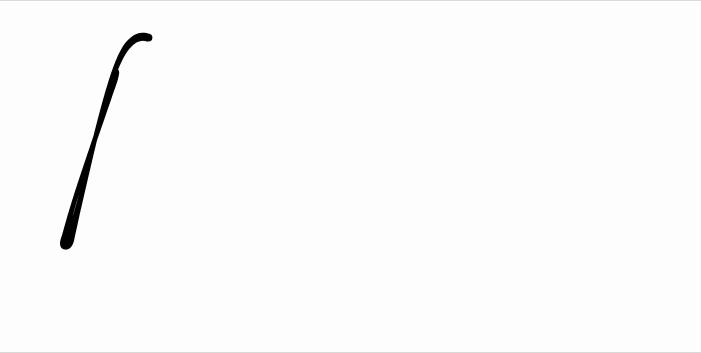
#> input picture frame 22 of C++/Params/DYROS_letter.mp4, 1402 x 706 px (shown at 1/2 size)
$ python track_from_letter.py
#> lines starting #> are read from the running program, lines starting #| are printed output that depends on the picture; after the words box and inside, x2 and y2 are one past the last pixel; in counts of white or black regions, pixels touching at a corner belong together
#> further down, prev_frame is the input picture: shape (706, 1402, 3); mean B, G, R 250.8, 250.8, 250.8
import cv2
import numpy as np
import matplotlib.pyplot as plt
from scipy.spatial.transform import Rotation as R

# Function to detect the moving point between frames
def get_moving_point(prev_frame, curr_frame):
    # Convert frames to grayscale
    prev_gray = cv2.cvtColor(prev_frame, cv2.COLOR_BGR2GRAY)
    curr_gray = cv2.cvtColor(curr_frame, cv2.COLOR_BGR2GRAY)

    # Compute the absolute difference between the current frame and the previous frame
    diff = cv2.absdiff(prev_gray, curr_gray)
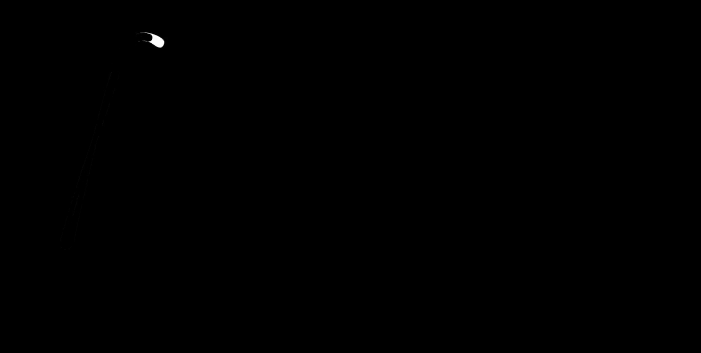
#> diff: shape (706, 1402) (shown at 1/2 size); min 0, max 255, mean 0.1

    # Apply a binary threshold to get a binary image
    _, thresh = cv2.threshold(diff, 1.0, 255, cv2.THRESH_BINARY)  # Lowered threshold for more sensitivity
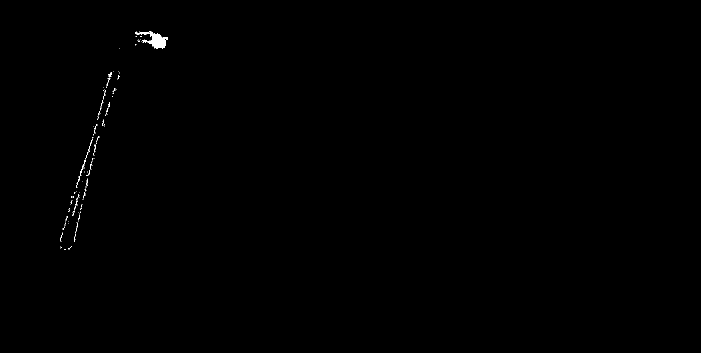
#> thresh: shape (706, 1402) (shown at 1/2 size); 0.18% white; 158 white regions (150 under 20 px)

    # Find contours in the thresholded image
    contours, _ = cv2.findContours(thresh, cv2.RETR_EXTERNAL, cv2.CHAIN_APPROX_SIMPLE)
#> contours = 158 contours, 156 with area under 20; largest, box (x1, y1, x2, y2) and area: (270, 62, 336, 98) 817, (152, 320, 172, 376) 30

    if contours:
        # Get the largest contour assuming it's the moving point
        max_contour = max(contours, key=cv2.contourArea)
#> max_contour = contour of 160 points, box (x1, y1, x2, y2) (270, 62, 336, 98), area 817
        # Get the center of the contour
        M = cv2.moments(max_contour)
#> M = moments, m00 817, centre m10/m00, m01/m00 = (312.1, 80.25)
        if M['m00'] != 0:
            cx = int(M['m10'] / M['m00'])
#> cx = 312
            cy = int(M['m01'] / M['m00'])
#> cy = 80
            return (cx, cy)
    return None

# Path to the input video file
video_path = 'DYROS_letter.mp4'

# Open the video file
cap = cv2.VideoCapture(video_path)

# Check if video opened successfully
if not cap.isOpened():
    print("Error opening video file")
    exit()

# Parameters
frame_interval = 1  # Extract points every frame
points = []

# Read the first frame
ret, prev_frame = cap.read()
if not ret:
    print("Error reading the first frame")
    exit()

# Process the video
frame_count = 0
while cap.isOpened():
    ret, curr_frame = cap.read()
    if not ret:
        break

    if frame_count % frame_interval == 0:
        point = get_moving_point(prev_frame, curr_frame)
#> point = (312, 80)
        if point:
            points.append(point)

    prev_frame = curr_frame.copy()
    frame_count += 1

# Release the video capture object
cap.release()

# Extract the video frame height for y-coordinate adjustment
frame_height = prev_frame.shape[0]

# Convert the extracted points into arrays for plotting, adjusting the y-coordinate
x_points, y_points = zip(*points)
x_points = np.array(x_points)
y_points = np.array([frame_height - y for y in y_points])  # Invert y-coordinates

# Scale data
x_points = x_points*(0.5/1100)
y_points = y_points*(0.5/1100)

# Plot the extracted points as a continuous line
plt.figure(figsize=(10, 5))
plt.plot(x_points, y_points, 'k',linewidth=2)
plt.scatter(x_points, y_points, s=10)
plt.title('Extracted Drawn Points')
plt.xlabel('X')
plt.ylabel('Y')
plt.axis('equal')
plt.grid(True)
plt.show()

rot = R.from_matrix([[1,  0,  0],
                     [0, -1, 0],
                     [0,  0, -1]])
quat = rot.as_quat()
quat_list = np.tile(quat, (x_points.size, 1))

total_desc = f"""
{{
    "X": {list(map(np.double, y_points))},
    "Y": {list(map(np.double, -x_points))},
    "Z": {list(map(np.double, np.zeros(x_points.shape)))},
    "quat_X": {list(map(np.double, quat_list[:,0]))},
    "quat_Y": {list(map(np.double, quat_list[:,1]))},
    "quat_Z": {list(map(np.double, quat_list[:,2]))},
    "quat_W": {list(map(np.double, quat_list[:,3]))}
}}
"""

open('track.json','w').write(total_desc)
